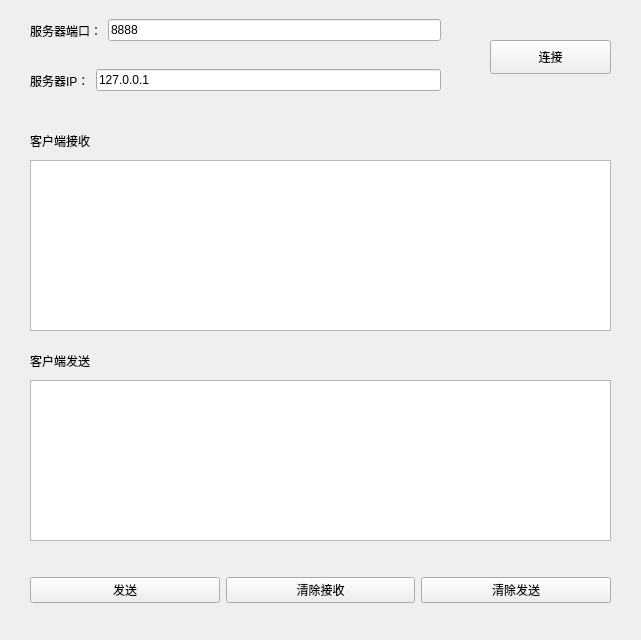
<?xml version="1.0" encoding="UTF-8"?>
<ui version="4.0">
 <class>tcpIpClient</class>
 <widget class="QWidget" name="tcpIpClient">
  <property name="geometry">
   <rect>
    <x>0</x>
    <y>0</y>
    <width>641</width>
    <height>640</height>
   </rect>
  </property>
  <property name="windowTitle">
   <string>Form</string>
  </property>
  <widget class="QLabel" name="label_3">
   <property name="geometry">
    <rect>
     <x>30</x>
     <y>130</y>
     <width>101</width>
     <height>21</height>
    </rect>
   </property>
   <property name="text">
    <string>客户端接收</string>
   </property>
  </widget>
  <widget class="QPushButton" name="pushButton">
   <property name="geometry">
    <rect>
     <x>490</x>
     <y>40</y>
     <width>121</width>
     <height>34</height>
    </rect>
   </property>
   <property name="text">
    <string>连接</string>
   </property>
  </widget>
  <widget class="QTextBrowser" name="textBrowser">
   <property name="geometry">
    <rect>
     <x>30</x>
     <y>160</y>
     <width>581</width>
     <height>171</height>
    </rect>
   </property>
  </widget>
  <widget class="QLabel" name="label_4">
   <property name="geometry">
    <rect>
     <x>30</x>
     <y>350</y>
     <width>101</width>
     <height>21</height>
    </rect>
   </property>
   <property name="text">
    <string>客户端发送</string>
   </property>
  </widget>
  <widget class="QTextEdit" name="textEdit">
   <property name="geometry">
    <rect>
     <x>30</x>
     <y>380</y>
     <width>581</width>
     <height>161</height>
    </rect>
   </property>
  </widget>
  <widget class="QWidget" name="">
   <property name="geometry">
    <rect>
     <x>30</x>
     <y>10</y>
     <width>411</width>
     <height>41</height>
    </rect>
   </property>
   <layout class="QHBoxLayout" name="horizontalLayout">
    <item>
     <widget class="QLabel" name="label">
      <property name="text">
       <string>服务器端口：</string>
      </property>
     </widget>
    </item>
    <item>
     <widget class="QLineEdit" name="lineEdit">
      <property name="text">
       <string>8888</string>
      </property>
     </widget>
    </item>
   </layout>
  </widget>
  <widget class="QWidget" name="">
   <property name="geometry">
    <rect>
     <x>30</x>
     <y>60</y>
     <width>411</width>
     <height>41</height>
    </rect>
   </property>
   <layout class="QHBoxLayout" name="horizontalLayout_2">
    <item>
     <widget class="QLabel" name="label_2">
      <property name="text">
       <string>服务器IP：</string>
      </property>
     </widget>
    </item>
    <item>
     <widget class="QLineEdit" name="lineEdit_2">
      <property name="text">
       <string>127.0.0.1</string>
      </property>
     </widget>
    </item>
   </layout>
  </widget>
  <widget class="QWidget" name="">
   <property name="geometry">
    <rect>
     <x>30</x>
     <y>565</y>
     <width>581</width>
     <height>51</height>
    </rect>
   </property>
   <layout class="QHBoxLayout" name="horizontalLayout_3">
    <item>
     <widget class="QPushButton" name="pushButton_2">
      <property name="text">
       <string>发送</string>
      </property>
     </widget>
    </item>
    <item>
     <widget class="QPushButton" name="pushButton_3">
      <property name="text">
       <string>清除接收</string>
      </property>
     </widget>
    </item>
    <item>
     <widget class="QPushButton" name="pushButton_4">
      <property name="text">
       <string>清除发送</string>
      </property>
     </widget>
    </item>
   </layout>
  </widget>
 </widget>
 <resources/>
 <connections/>
</ui>
